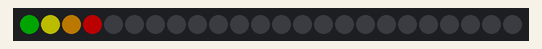
Bench run of a sketch on a simulated Arduino Uno, built with avr-gcc and run on an emulated ATmega328P. On the bench: 24 RGB LEDs in strip order, left to right. Dim RGB values are drawn brighter than linear.

Above: at 0.01 s.
At 4.85 s:
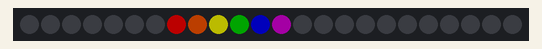
At 9.56 s:
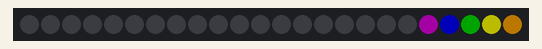
At 18.62 s:
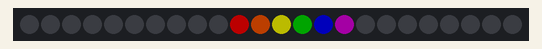
At 27.8 s:
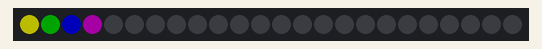
At 37.2 s:
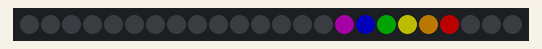

The sketch:

CylonHat.ino
```cpp
    // Source: https://learn.adafruit.com/larson-scanner-shades/software

    #include <Adafruit_NeoPixel.h>

    #define N_LEDS 24
    #define PIN 1

    // Parameter 1 = number of pixels in strip
    // Parameter 2 = pin number (most are valid)
    // Parameter 3 = pixel type flags, add together as needed:
    // NEO_KHZ800 800 KHz bitstream (most NeoPixel products w/WS2812 LEDs)
    // NEO_KHZ400 400 KHz (classic 'v1' (not v2) FLORA pixels, WS2811 drivers)
    // NEO_GRB Pixels are wired for GRB bitstream (most NeoPixel products)
    // NEO_RGB Pixels are wired for RGB bitstream (v1 FLORA pixels, not v2)
    Adafruit_NeoPixel strip = Adafruit_NeoPixel(N_LEDS, PIN, NEO_GRB + NEO_KHZ800);

    void setup() {
    strip.begin();
    strip.setBrightness(75);
    strip.show();
    }

    int pos = 0, dir = 1; // Position, direction of "eye"
    int mode = 1;

    void loop() {
    int j;


    if (mode == 1)
    {
      //
      //               Rainbow mode
      //
        if (dir < 0)    // If dir is positive draw red -> purple
        {
            strip.setPixelColor(pos - 2, 255, 0, 0);
            strip.setPixelColor(pos - 1, 255, 85, 0);
            strip.setPixelColor(pos, 255, 255, 0);
            strip.setPixelColor(pos + 1, 0, 128, 0);
            strip.setPixelColor(pos + 2, 0, 0, 255);
            strip.setPixelColor(pos + 3, 128, 0, 128);
        }
        else            // If dir is negative, draw purple -> red
        {
            strip.setPixelColor(pos - 2, 128, 0, 128);
            strip.setPixelColor(pos - 1, 0, 0, 255);
            strip.setPixelColor(pos, 0, 128, 0);
            strip.setPixelColor(pos + 1, 255, 255, 0);
            strip.setPixelColor(pos + 2, 255, 165, 0);
            strip.setPixelColor(pos + 3, 255, 0, 0);
        }
    }
    else
    {
      //
      //              Cylon mode
      //

        strip.setPixelColor(pos - 3, 20, 0, 0);
        strip.setPixelColor(pos - 2, 80, 0, 0);
        strip.setPixelColor(pos - 1, 165, 0, 0);
        strip.setPixelColor(pos, 255, 0, 0);
        strip.setPixelColor(pos + 1, 165, 0, 0);
        strip.setPixelColor(pos + 2, 80, 0, 0);
        strip.setPixelColor(pos + 3, 20, 0, 0);
    }

    strip.show();
    delay(40);

    // Rather than being sneaky and erasing just the tail pixel,
    // it's easier to erase it all and draw a new one next time.
    for(j=-3; j<= 3; j++) strip.setPixelColor(pos+j, 0);

    // Bounce off ends of strip
    pos += dir;
    if(pos < 0) {
    pos = 1;
    dir = -dir;
    } else if(pos >= strip.numPixels() - 2) {
    pos = strip.numPixels() - 4;
    dir = -dir;
    }
    }
```
